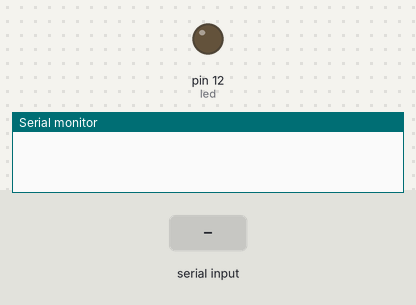
Recording of a sketch running on a simulated Arduino Uno, built with avr-gcc and run on an emulated ATmega328P. Shown: output pins drawn as LEDs (lit = HIGH), the last lines printed to the serial monitor. Dashed ring = blinking. The inputs (shaded band) are chosen by the test bench.

Above: at 1.3 s.
1.4 s: "b" received over the second serial link
At 1.7 s:
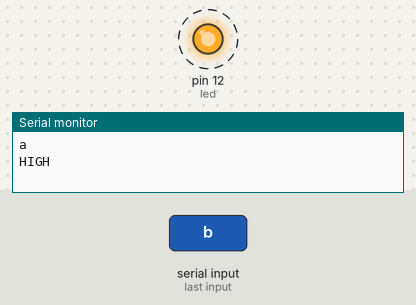
4.4 s: "2" received over the second serial link
At 5.5 s:
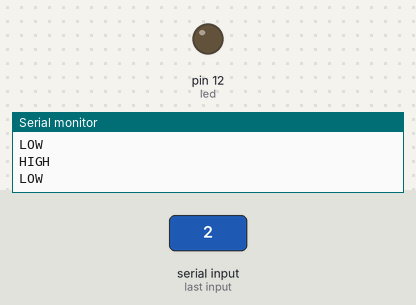
5.9 s: "1" received over the second serial link
At 6.3 s:
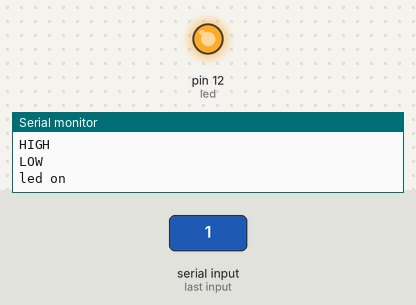
Timing chart, 0 to 8.9 s (numbered marks = the images above; inputs shaded):
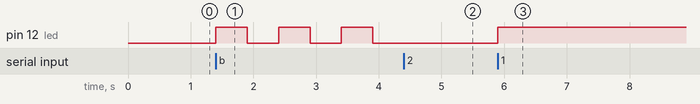

Measured:
- after the input at 1.4 s, pin 12 (led): alternates HIGH for 0.50 s and LOW for 0.50 s, starting at once
- after the input at 4.4 s, pin 12 (led): stays LOW (without the input it goes to HIGH after 0.01 s)
- after the input at 5.9 s, pin 12 (led): LOW → HIGH at once

The sketch:

Bolum16Bluetooth.ino
```cpp
#include <SoftwareSerial.h>

int bluetoothTx = 2; // D2
int bluetoothRx = 3; // D3

int led = 12;

int buttonPin1 = 7;
int buttonPin2 = 8;
int button1State = 0;
int button2State = 0;

int dataFromBt;

boolean lightBlink = false;

SoftwareSerial bluetooth(bluetoothTx, bluetoothRx);

void setup()
{
 Serial.begin(9600); //

 bluetooth.begin(115200); //
 bluetooth.print("$"); //
 bluetooth.print("$");
 bluetooth.print("$"); //
 delay(100); //
 bluetooth.println("U,9600,N"); //
 //
 bluetooth.begin(9600); //
 pinMode(led, OUTPUT);
 pinMode(buttonPin1, INPUT);
 pinMode(buttonPin2, INPUT);
}

void loop()
{

 if(bluetooth.available()) //
 {
 //
 //Serial.println((char)bluetooth.read());

 dataFromBt = bluetooth.read();

 if(dataFromBt == '1'){
 Serial.println("led on");
 digitalWrite(led, HIGH);
 bluetooth.print("1");
 }
 if(dataFromBt == '0'){
 Serial.println("led off");
 digitalWrite(led, LOW);
 bluetooth.print("0");
 }
 if(dataFromBt == 'b'){
 Serial.println("a");
 lightBlink = true;
 }else{
 lightBlink = false;
 }

 }

 if(Serial.available())
 {

 bluetooth.print((char)Serial.read());
 }


 if(lightBlink){
 digitalWrite(led, HIGH);
 bluetooth.print("1");
 Serial.println("HIGH");
 delay(500);
 digitalWrite(led, LOW);
 bluetooth.print("0");
 Serial.println("LOW");
 delay(500);
 }
}
```
